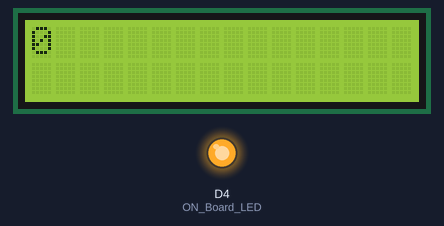
The sketch below on a simulated ESP8266 (NodeMCU). Shown: 16×2 character LCD, output pins drawn as LEDs (lit = HIGH). WiFi joins after 1.5 s; servers stay silent unless stated; uploads are accepted with an empty reply; what the sketch prints to the serial monitor is not drawn. At 3.0 s the program restarts the board; the recording ends there.

Above: at 1.8 s.
Timing chart, 0 to 3.0 s (numbered marks = the images above):
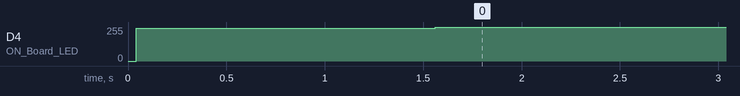

The sketch:

psevdo.ino
```cpp
#include <ESP8266WiFi.h>
#include <WiFiClientSecure.h>
#include <Arduino.h>
#include <ESP8266WiFi.h>
#include <ESP8266HTTPClient.h>
#include <WiFiClientSecureBearSSL.h>
#include <AccelStepper.h>
#include <Ticker.h>
#include <LiquidCrystal_I2C.h>

const int tachPIN = D4;
const unsigned long sampleTime = 10;

LiquidCrystal_I2C lcd(0x27, 16, 2);

int totalimps = 0;
int value = 0;
#define ON_Board_LED 2
const char* ssid = "Redmi Note 10v";
const char* password = "vadik1234";

const char* host = "script.google.com";
const int httpsPort = 443;

WiFiClientSecure client;

String GAS_ID = "AKfycbyT1XyQYQawxhznzRkS0ZtZka2jwsYS7GRKZjv_MxrQ_fUf1SuF";

#define IN1 0
#define IN2 2
#define IN3 14
#define IN4 12
const int buttonPin = D8; // Pin to which the button is connected

String val = "";

// AccelStepper setup
AccelStepper stepper(AccelStepper::FULL4WIRE, IN4, IN2, IN3, IN1);
bool shouldRotate = false;
bool tickerEnabled = false;

void IRAM_ATTR onTimerISR() {
  shouldRotate = true;
}

Ticker timerISR;

void setup() {
  pinMode(tachPIN, INPUT);
  digitalWrite(tachPIN, HIGH);
  Serial.begin(115200);

  // Wi-Fi setup
  WiFi.begin(ssid, password);
  Serial.println("");

  pinMode(ON_Board_LED, OUTPUT);
  digitalWrite(ON_Board_LED, HIGH);

  Serial.print("Connecting");
  while (WiFi.status() != WL_CONNECTED) {
    Serial.print(".");
    digitalWrite(ON_Board_LED, LOW);
    digitalWrite(ON_Board_LED, HIGH);
  }

  digitalWrite(ON_Board_LED, HIGH);
  Serial.println("");
  Serial.print("Successfully connected to: ");
  Serial.println(ssid);
  Serial.print("IP address: ");
  Serial.println(WiFi.localIP());
  Serial.println();
  client.setInsecure();

  // AccelStepper setup
  stepper.setMaxSpeed(500.0); // Set maximum speed in steps per second
  stepper.setAcceleration(500.0); // Set acceleration in steps per second squared

  // Timer ISR setup
  timerISR.attach(2.0, onTimerISR); // Trigger ISR every 2 seconds
  lcd.init();
  // turn on LCD backlight
  lcd.backlight();
  lcd.print("");
}

void loop() {
  if ((WiFi.status() == WL_CONNECTED)) {
    std::unique_ptr<BearSSL::WiFiClientSecure> client(new BearSSL::WiFiClientSecure);
    client->setInsecure();

    HTTPClient https;
    if (https.begin(*client, "https://demo0332388.mockable.io/api/v1/entries/sgv%3Fcount=1")) {
      int httpCode = https.GET();
      if (httpCode > 0) {
        Serial.printf("[HTTPS] GET... code: %d\n", httpCode);
        if (httpCode == HTTP_CODE_OK || httpCode == HTTP_CODE_MOVED_PERMANENTLY) {
          String payload = https.getString();
          val += String(payload[10]) + String(payload[11]) + String(payload[12]);
          Serial.print(val);
          value = val.toInt();
          val = "";

          // Check condition and set flag to rotate motor
          if (value > 110) {
            if (!tickerEnabled) {
              tickerEnabled = true;
              shouldRotate = true;
              Serial.println("Start");
            }
          } else {
            tickerEnabled = false;
            Serial.println("Stop");
          }
            lcd.setCursor(0, 0);

            lcd.print(value);


        }
      } else {
        Serial.printf("[HTTPS] GET... failed, error: %s\n", https.errorToString(httpCode).c_str());
      }
      https.end();
    } else {
      Serial.printf("[HTTPS] Unable to connect\n");
    }
  }

  // Control the stepper motor using the ticker and ISR mechanism
  if (shouldRotate && tickerEnabled) {
    shouldRotate = false;
    stepper.move(2000); // Rotate the motor by a certain number of steps (adjust as needed)
    stepper.runToPosition();
  }

  sendData(value);
  ESP.restart();
}

void sendData(int hum) {
  Serial.println("==========");
  Serial.print("connecting to ");
  Serial.println(host);

  if (!client.connect(host, httpsPort)) {
    Serial.println("connection failed");
    return;
  }


  String string_humidity = String(hum, DEC);
  String url = "https://script.google.com/macros/s/" + GAS_ID + "/exec?&humidity=" + string_humidity;
  Serial.print("requesting URL: ");
  Serial.println(url);

  client.print(String("GET ") + url + " HTTP/1.1\r\n" +
         "Host: " + host + "\r\n" +
         "User-Agent: BuildFailureDetectorESP8266\r\n" +
         "Connection: close\r\n\r\n");

  Serial.println("request sent");

  while (client.connected()) {
    String line = client.readStringUntil('\n');
    if (line == "\r") {
      Serial.println("headers received");
      break;
    }
  }
  String line = client.readStringUntil('\n');
  if (line.startsWith("{\"state\":\"success\"")) {
    Serial.println("esp8266/Arduino CI has failed");
  } else {
    Serial.println("esp8266/Arduino CI successful!");
  }
  Serial.print("reply was: ");
  Serial.println(line);
  Serial.println("closing connection");
  Serial.println("==========");
  Serial.println();
}
```
